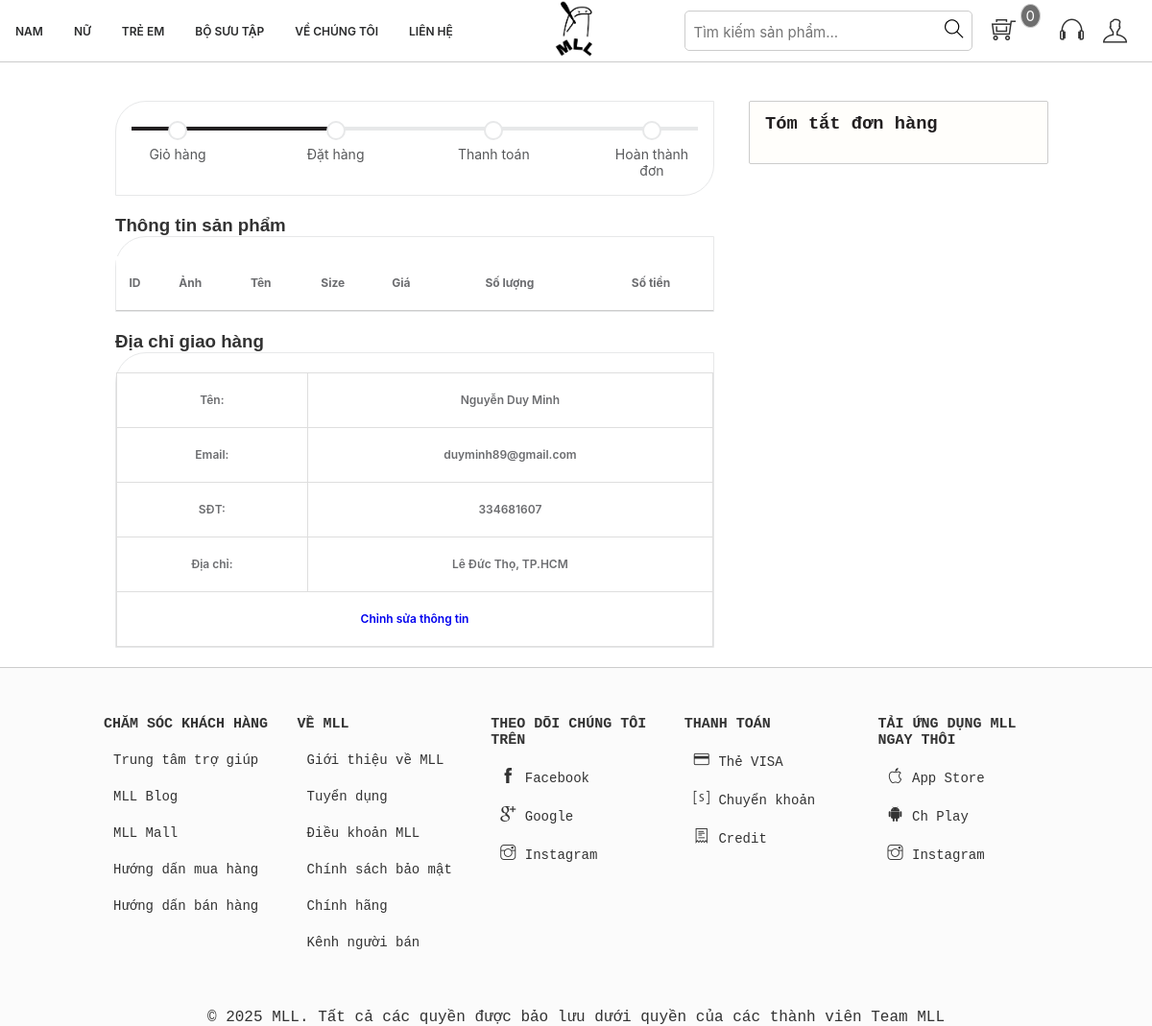
Screenshot of /thanhtoan.php (signed in) with the database file from the repository.
### tables this page shows
CREATE TABLE `tbl_uer` (
  `userId` int(11) NOT NULL,
  `name` varchar(255) NOT NULL,
  `username` varchar(255) NOT NULL,
  `userPassword` varchar(255) NOT NULL,
  `email` varchar(255) NOT NULL,
  `gioiTinh` varchar(255) NOT NULL,
  `sdt` int(11) NOT NULL,
  `ngaySinh` varchar(255) NOT NULL,
  `diaChi` text NOT NULL,
  `cauHoiBM` varchar(255) NOT NULL
);

### classses/user.php (called while the page is built, shortened)
<?php
$filepath = realpath(dirname(__FILE__));
include_once($filepath . '/../lib/database.php');
?>
<?php
class user
{
    private $db;
    public function __construct()
    {
        $this->db = new Database();
    }
    public function show_User($userId)
    {
        $query = "SELECT *  FROM tbl_uer WHERE userId = '$userId'";
        $result = $this->db->select($query);
        return $result;
    }
}
?>

### lib/database.php (called while the page is built, shortened)
<?php
    Class Database{
        public $host   = DB_HOST;
        public $user   = DB_USER;
        public $pass   = DB_PASS;
        public $dbname = DB_NAME;
        public $link;
        private function connectDB(){
        $this->link = new mysqli($this->host, $this->user, $this->pass,
            $this->dbname);
        }
        public function select($query){
            $result = $this->link->query($query) or
            die($this->link->error.__LINE__);
            if($result->num_rows > 0){
                return $result;
            } else {
                return false;
            }
        }
}

### inc/handle.php (called while the page is built, shortened)
<?php
    include_once 'lib/session.php';
?>
<?php
    include_once 'lib/database.php';
    $user = new user();
?>

### lib/session.php (called while the page is built, shortened)
<?php
if (!class_exists('Session')) {
    class Session {
        public static function get($key) {
            if (isset($_SESSION[$key])) {
                return $_SESSION[$key];
            } else {
                return false;
            }
        }
    }
}
?>

### thanhtoan.php (the view, shortened to what this page needs)
<?php include './inc/handle.php'; ?>
<?php
include_once './classses/discount.php';
?>
<!DOCTYPE html>
<html lang="en">
<head>
    <link rel="stylesheet" href="assets/css/grid.css" />
    <link rel="stylesheet" href="assets/css/productCart.css" />
    <link rel="stylesheet" href="assets/css/base.css" />
    <link rel="stylesheet" href="assets/css/thanhtoan.css" />
    <link rel="stylesheet" href="assets/css/main.css" />
    <link rel="stylesheet" href="assets/font/themify-icons/themify-icons.css" />
</head>
<body>
<div class="grid">
    <?php include 'inc/header.php'; ?>
</div>
<div class="grid" style="border-top: 1px solid #ccc;">
    <form action="" method="POST">
        <div class="grid">
            <div class="app">
                <div class="grid wide">
                    <div class="row">
                        <div class="col l-8" style="margin-top: 40px;">
                            <div class="col l-12">
                                <div class="checkout-process-bar block-border">
                                    <ul>
                                        <li><span>Giỏ hàng</span></li>
                                        <li class="active"><span>Đặt hàng</span></li>
                                        <li><span>Thanh toán</span></li>
                                        <li><span>Hoàn thành đơn</span></li>
                                    </ul>
                                </div>
                            </div>
                            <div class="col l-12" style="margin: 20px 0;">
                                <h3>Thông tin sản phẩm</h3>
                                <div style="border: 1px solid #e7e8e9;border-radius: 32px 0px 0px;">
                                    <table>
                                        <thead>
                                            <tr>
                                                <th>ID</th>
                                                <th>Ảnh</th>
                                                <th>Tên</th>
                                                <th>Size</th>
                                                <th>Giá</th>
                                                <th>Số lượng</th>
                                                <th>Số tiền</th>
                                            </tr>
                                        </thead>
                                    </table>
                                </div>
                            </div>
                            <div class="col l-12" style="margin: 20px 0;">
                                <h3>Địa chỉ giao hàng</h3>
                                <div style="border: 1px solid #e7e8e9;border-radius: 32px 0px 0px;">
                                    <?php
                                    $userId = Session::get('user_id');
                                    $infor_user = $user->show_User($userId);
                                    if ($infor_user) {
                                        $u = $infor_user->fetch_assoc();
                                    ?>
                                        <table>
                                            <tr><td>Tên:</td><td><?= $u['name'] ?></td></tr>
                                            <tr><td>Email:</td><td><?= $u['email'] ?></td></tr>
                                            <tr><td>SĐT:</td><td><?= $u['sdt'] ?></td></tr>
                                            <tr><td>Địa chỉ:</td><td><?= $u['diaChi'] ?></td></tr>
                                            <tr><td colspan="2"><a href="account.php">Chỉnh sửa thông tin</a></td></tr>
                                        </table>
                                    <?php } ?>
                                </div>
                            </div>
                        </div>
                        <div class="col l-4">
                            <div class="cart-voucher">
                                <h3>Tóm tắt đơn hàng</h3>
                            </div>
                        </div>
                    </div>
                </div>
            </div>
        </div>
    </form>
    <?php include './inc/footer.php'; ?>
</div>
</body>
</html>

### assets/css/grid.css (style rules this page uses)
.grid { width: 100%; display: block; padding: 0; }
.grid.wide { max-width: 1200px; margin: 0 auto; }
.row { display: flex; flex-wrap: wrap; margin-left: -4px; margin-right: -4px; }
@media (min-width: 740px) { .row { margin-left: -8px; margin-right: -8px; } }
@media (min-width: 1113px) { .row { margin-left: -12px; margin-right: -12px; } }
@media (min-width: 1113px) { .l-1, .l-2, .l-2-4, .l-3, .l-4, .l-5, .l-6, .l-7, .l-8, .l-9, .l-10, .l-11, .l-12 { display: block; } }
@media (min-width: 1113px) { .l-4 { flex: 0 0 33.33333%; max-width: 33.33333%; } }
@media (min-width: 1113px) { .l-8 { flex: 0 0 66.66667%; max-width: 66.66667%; } }
@media (min-width: 1113px) { .l-12 { flex: 0 0 100%; max-width: 100%; } }
@media (min-width: 1024px) and (max-width: 1239px) { .wide { width: 984px; } }
@media (min-width: 1024px) and (max-width: 1239px) { .wide .row { margin-left: -12px; margin-right: -12px; } }
@media (min-width: 1024px) and (max-width: 1239px) { .wide .col { padding-left: 12px; padding-right: 12px; } }
@media (min-width: 1024px) and (max-width: 1239px) { .wide .l-1, .wide .l-2, .wide .l-2-4, .wide .l-3, .wide .l-4, .wide .l-5, .wide .l-6, .wide .l-7, .wide .l-8, .wide .l-9, .wide .l-10, .wide .l-11, .wide .l-12 { display: block; } }
@media (min-width: 1024px) and (max-width: 1239px) { .wide .l-4 { flex: 0 0 33.33333%; max-width: 33.33333%; } }
@media (min-width: 1024px) and (max-width: 1239px) { .wide .l-8 { flex: 0 0 66.66667%; max-width: 66.66667%; } }
@media (min-width: 1024px) and (max-width: 1239px) { .wide .l-12 { flex: 0 0 100%; max-width: 100%; } }

### assets/css/productCart.css (style rules this page uses)
:root { --font-family-sans-serif: -apple-system, BlinkMacSystemFont, "Segoe UI", Roboto, "Helvetica Neue", Arial, "Noto Sans", "Liberation Sans", sans-serif, "Apple Color Emoji", "Segoe UI Emoji", "Segoe UI Symbol", "Noto Color Emoji"; --font-family-monospace: SFMono-Regular, Menlo, Monaco, Consolas, "Liberation Mono", "Courier New", monospace; }
html { box-sizing: border-box; }
* { margin: 0; padding: 0; box-sizing: inherit; }
.app_cart-title, .cart-voucher { background-color: #fffefb; border: 1px solid rgba(224, 168, 0, .4); padding: 0.75rem 1rem; display: flex; align-items: center; margin-bottom: 0.625rem 1rem; border-radius: 2px }
ul { list-style: none; }
table { width: 100%; background: #fff; margin-top: 20px; padding: 10px; border-collapse: collapse; font-family: var(--font-family-sans-serif); padding-bottom: 24px; text-align: left; font-weight: 600; font-size: 12px; line-height: 16px; color: #6c6d70; }
th { padding: 20px 0; }
tr { border-bottom: 1px solid #ccc; text-align: center; }
thead { padding: 10px; margin-bottom: 10px; border-bottom: 1px solid #ccc; }
.cart-voucher { margin-top: 40px; margin-bottom: 20px; display: block; border: 1px solid #ccc; }
.cart-voucher h3 { margin-bottom: 18px; color: #221f20; font-family: var(--font-family-monospace); }
.checkout-process-bar ul { width: 100%; display: flex; justify-content: space-between; position: relative; overflow: hidden; grid-gap: 12px; }
.checkout-process-bar span { font-family: var(--font-family-sans-serif); font-size: 14px; line-height: 16px; color: #57585a; }
.checkout-process-bar ul:before { position: absolute; height: 4px; background-color: #e7e8e9; content: ""; width: 100%; top: 10px; }
.checkout-process-bar ul li { position: relative; padding-top: 31px; width: 96px; text-align: center; font-size: 12px; line-height: 16px; color: #221f20; }
.checkout-process-bar ul li:before { content: ""; position: absolute; top: 4px; left: 50%; transform: translateX(-50%); width: 16px; height: 16px; border-radius: 24px; z-index: 12; border: 2px solid #e7e8e9; background-color: white; }
.checkout-process-bar ul li.active:after { content: ""; width: 2000px; background-color: #221f20; height: 4px; top: 10px; position: absolute; right: 48px; }
.checkout-process-bar { padding: 16px; position: relative; border-radius: 16px 0; }
.block-border { border: 1px solid #e7e8e9; border-radius: 32px 0px; }

### assets/css/base.css (style rules this page uses)
:root { --font-family-sans-serif: -apple-system, BlinkMacSystemFont, "Segoe UI", Roboto, "Helvetica Neue", Arial, "Noto Sans", "Liberation Sans", sans-serif, "Apple Color Emoji", "Segoe UI Emoji", "Segoe UI Symbol", "Noto Color Emoji"; --font-family-monospace: SFMono-Regular, Menlo, Monaco, Consolas, "Liberation Mono", "Courier New", monospace; }

### rows the page displays
tbl_uer: name "Nguyễn Duy Minh", email "duyminh89@gmail.com", sdt "334681607", diaChi "Lê Đức Thọ, TP.HCM"
